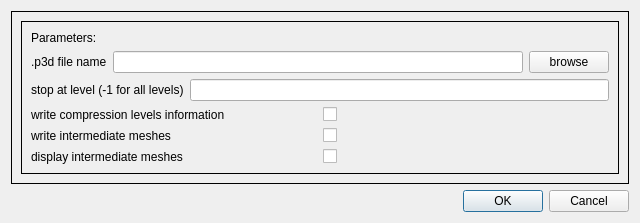
<?xml version="1.0" encoding="UTF-8"?>
<ui version="4.0">
 <class>DialogDecompressionValence1</class>
 <widget class="QDialog" name="DialogDecompressionValence1">
  <property name="geometry">
   <rect>
    <x>0</x>
    <y>0</y>
    <width>640</width>
    <height>160</height>
   </rect>
  </property>
  <property name="windowTitle">
   <string>Decompression Valence</string>
  </property>
  <layout class="QVBoxLayout" name="verticalLayout">
   <item>
    <widget class="QFrame" name="frame">
     <property name="frameShape">
      <enum>QFrame::Box</enum>
     </property>
     <property name="frameShadow">
      <enum>QFrame::Plain</enum>
     </property>
     <layout class="QVBoxLayout" name="verticalLayout_2">
      <item>
       <widget class="QFrame" name="frame_2">
        <property name="frameShape">
         <enum>QFrame::Box</enum>
        </property>
        <layout class="QVBoxLayout" name="verticalLayout_3">
         <!-- start of parameters section -->
         <!-- title -->
         <item>
          <widget class="QLabel" name="label_Process">
           <property name="text">
            <string>Parameters:</string>
           </property>
          </widget>
         </item>
         <!-- 1st parameter -->
         <item>
          <layout class="QHBoxLayout" name="horizontalLayout_1st_param">
           <item>
            <widget class="QLabel" name="label_1st_param">
             <property name="text">
              <string>.p3d file name</string>
             </property>
             <property name="alignment">
              <set>Qt::AlignLeft | Qt::AlignVCenter</set>
             </property>
            </widget>
           </item>
           <item>
            <widget class="QLineEdit" name="p3dFilePath"/>
           </item>
           <item>
            <widget class="QPushButton" name="pushButtonBrowse">
             <property name="text">
              <string>browse</string>
             </property>
            </widget>
           </item>
          </layout>
         </item>
         <!-- 2nd parameter -->
         <item>
          <layout class="QHBoxLayout" name="horizontalLayout_2nd_param">
           <item>
            <widget class="QLabel" name="label_2nd_param">
             <property name="text">
              <string>stop at level (-1 for all levels)</string>
             </property>
             <property name="alignment">
              <set>Qt::AlignLeft | Qt::AlignVCenter</set>
             </property>
            </widget>
           </item>
           <item>
            <widget class="QLineEdit" name="stop_level"/>
           </item>
          </layout>
         </item>
         <!-- 3rd parameter -->
         <item>
          <layout class="QHBoxLayout" name="horizontalLayout_3rd_param">
           <item>
            <widget class="QLabel" name="label_3rd_param">
             <property name="text">
              <string>write compression levels information</string>
             </property>
             <property name="alignment">
              <set>Qt::AlignLeft | Qt::AlignVCenter</set>
             </property>
            </widget>
           </item>
           <item>
            <widget class="QCheckBox" name="write_information"/>
           </item>
          </layout>
         </item>
         <!-- 4th parameter -->
         <item>
          <layout class="QHBoxLayout" name="horizontalLayout_4th_param">
           <item>
            <widget class="QLabel" name="label_4th_param">
             <property name="text">
              <string>write intermediate meshes</string>
             </property>
             <property name="alignment">
              <set>Qt::AlignLeft | Qt::AlignVCenter</set>
             </property>
            </widget>
           </item>
           <item>
            <widget class="QCheckBox" name="write_intermediate_meshes"/>
           </item>
          </layout>
         </item>
         <!-- 5th parameter -->
         <item>
          <layout class="QHBoxLayout" name="horizontalLayout_5th_param">
           <item>
            <widget class="QLabel" name="label_5th_param">
             <property name="text">
              <string>display intermediate meshes</string>
             </property>
             <property name="alignment">
              <set>Qt::AlignLeft | Qt::AlignVCenter</set>
             </property>
            </widget>
           </item>
           <item>
            <widget class="QCheckBox" name="display_intermediate_meshes"/>
           </item>
          </layout>
         </item>
         <!-- end of parameters section -->
        </layout>
       </widget>
      </item>
     </layout>
    </widget>
   </item>
   <item>
    <widget class="QDialogButtonBox" name="buttonBox">
     <property name="orientation">
      <enum>Qt::Horizontal</enum>
     </property>
     <property name="standardButtons">
      <set>QDialogButtonBox::Cancel|QDialogButtonBox::Ok</set>
     </property>
    </widget>
   </item>
  </layout>
 </widget>
 <resources/>
 <connections>
  <connection>
   <sender>buttonBox</sender>
   <signal>accepted()</signal>
   <receiver>DialogDecompressionValence1</receiver>
   <slot>accept()</slot>
   <hints>
    <hint type="sourcelabel">
     <x>248</x>
     <y>254</y>
    </hint>
    <hint type="destinationlabel">
     <x>157</x>
     <y>274</y>
    </hint>
   </hints>
  </connection>
  <connection>
   <sender>buttonBox</sender>
   <signal>rejected()</signal>
   <receiver>DialogDecompressionValence1</receiver>
   <slot>reject()</slot>
   <hints>
    <hint type="sourcelabel">
     <x>316</x>
     <y>260</y>
    </hint>
    <hint type="destinationlabel">
     <x>286</x>
     <y>274</y>
    </hint>
   </hints>
  </connection>
 </connections>
</ui>
